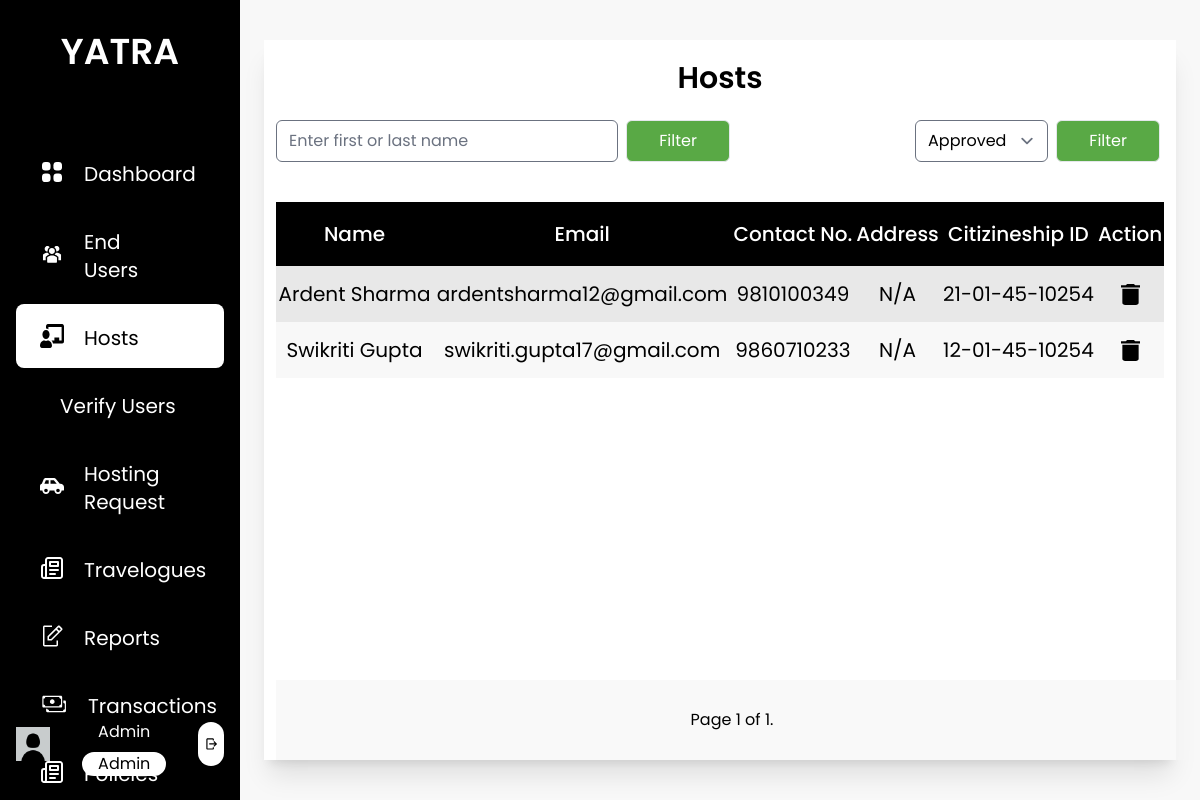
The page /hosts_admin/ (signed in) on the database its author committed.
### base/models.py (models this page shows, shortened)
class Host(models.Model):
    user = models.OneToOneField(User, on_delete=models.CASCADE, related_name="host")
    first_name = models.CharField(max_length=25)
    last_name = models.CharField(max_length=25)
    email = models.EmailField()
    phone_number = models.CharField(max_length=10)
    address = models.CharField(max_length=100, null= True, blank=True)
    citizenship_id = models.CharField(max_length=20, null= True, blank=True)
    citizenship = models.ImageField(upload_to='host/profile', default='default_photo.jpg')
    pic = models.ImageField(upload_to='host/profile', default='default_profile.jpg')
    is_approved = models.CharField(max_length=10, choices=status, default="Pending")
    is_blocked = models.BooleanField(default=False)

### base/decorators.py (the view)
    def wrapper_function(request, *args, **kwargs):
        if not request.user.is_superuser:
            return render(request, '403.html', status=403)
        return view_func(request, *args, **kwargs)

### base/forms.py (shortened to what this page needs)
class UserFilterForm(forms.Form):
    name = forms.CharField(required=False, label='Search', widget=forms.TextInput(attrs={'placeholder': 'Enter first or last name'}))

class UserFilterStatusForm(forms.Form):
    status = forms.ChoiceField(choices=[('Approved', 'Approved'), ('Rejected', 'Rejected')])

### base/templatetags/user_group.py (called while the page is built)
@register.filter(name='has_group')
def has_group(user, group_name):
    return user.groups.filter(name=group_name).exists()

### base/templates/host/hosts_admin.html (shortened to what this page needs)
{% extends 'base/base.html' %}
{% load static %}
{% load widget_tweaks %}
{% block content%}
<div class="h-screen w-full px-6 py-10 bg-theme">
    <div class="bg-white h-full flex flex-col justify-between shadow-xl relative">
        <div class="p-3">
            <h1 class="text-center text-3xl font-semibold pt-2 pb-6">Hosts</h1>
            <div class="w-100 flex flex-row justify-between mb-6">
                <form>
                    {% render_field nameform.name class="rounded-md" %}
                    <input type="submit" class="bg-custom-green px-8 py-2 text-white rounded-md mx-1 border" value="Filter" />
                </form>
                <form>
                    {% render_field statusform.status class="rounded-md" %}
                    <input type="submit" class="bg-custom-green px-8 py-2 text-white rounded-md mx-1 border" value="Filter" />
                </form>
            </div>
            {% if data is not None %}
            <table class="w-full">
                <thead class="h-16 text-center">
                    <tr class="bg-black text-white text-xl">
                        <th class="font-medium">Name</th>
                        <th class="font-medium">Email</th>
                        <th class="font-medium">Contact No.</th>
                        <th class="font-medium">Address</th>
                        <th class="font-medium">Citizineship ID</th>
                        <th class="font-medium">Action</th>
                    </tr>
                </thead>
                <tbody class="text-center">
                    {% for user in data.object_list  %}
                    <tr class="text-xl h-14">
                        <td>{{user.first_name}} {{user.last_name}}</td>
                        <td>{{user.email}}</td>
                        <td>{% if user.phone_number %}{{user.phone_number}}{% else %}N/A{% endif %}</td>
                        <td>{% if user.license_no %}{{user.license_no}}{% else %}N/A{% endif %}</td>
                        <td>{% if user.citizenship_id %}{{user.citizenship_id}}{% else %}N/A{% endif %}</td>
                        <td>
                            <div class="flex flex-row justify-around">
                                <a href="{% url 'delete_user' user.user.id %}" onclick="return ConfirmDelete()">
                                    <img src="{% static 'images/delete.svg' %}">
                                </a>
                            </div>
                        </td>
                    </tr>
                    {% endfor %}
                </tbody>
            </table>
            {% endif %}
            <div class="flex flex-col h-20 w-full bg-pagination-gray bg-opacity-70 bottom-0 justify-center absolute px-3">
                <div class="w-full flex flex-row justify-center">
                    <div class="m-2 py-2 px-6">
                        Page {{ data.number }} of {{ data.paginator.num_pages }}.
                    </div>
                </div>
            </div>
        </div>
    </div>
</div>
{% endblock content %}

### rows shown on the page
Host: first_name "Ardent", last_name "Sharma", email "ardentsharma12@gmail.com", phone_number "9810100349", citizenship_id "21-01-45-10254"
Host: first_name "Swikriti", last_name "Gupta", email "swikriti.gupta17@gmail.com", phone_number "9860710233", citizenship_id "12-01-45-10254"

### other values the page prints
{{ data.number }} "1"
{{ data.paginator.num_pages }} "1"
